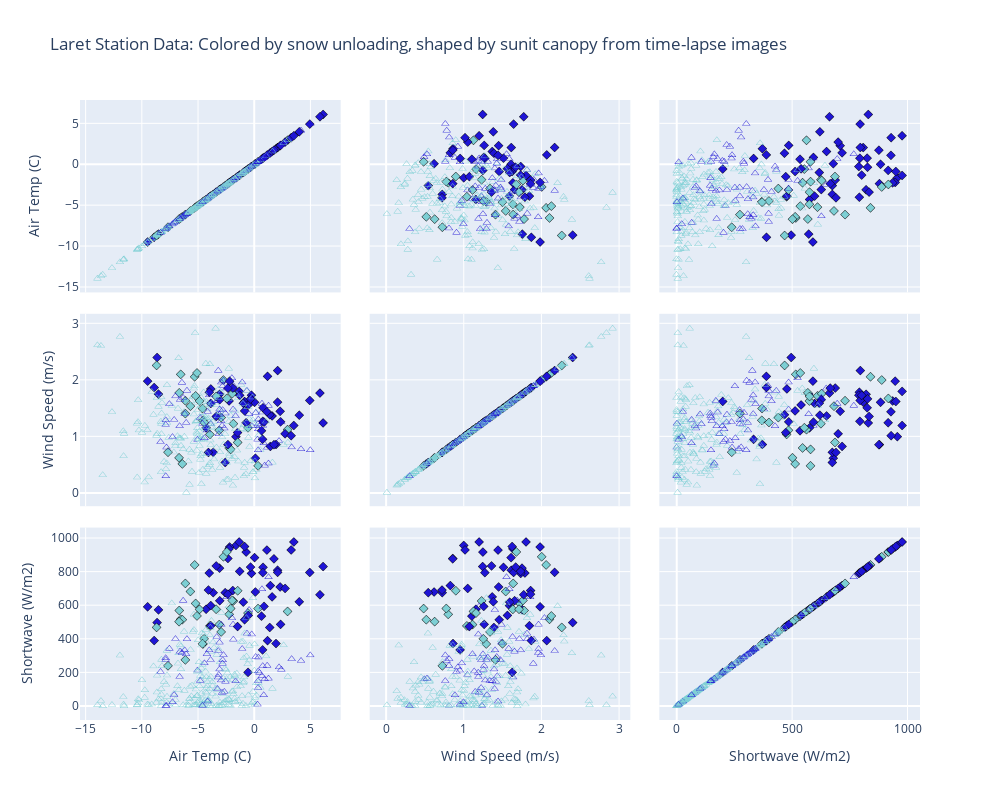

The cell this chart's notebook holds for it:
### Markdown cell above
# Scatter Matrix

### Code cell
# State which site we are working with 
df = sdf_unload.copy(deep=True)

# Some constatns 
colorscaled = [[0., colorsnowunload], [1, colorsnow]]
# index_vals = df['A'].astype('category').cat.codes
index_vals = df['CD']
index_symbols = df['Esymbol']

fig = go.Figure()
fig.add_trace(go.Splom(dimensions=[dict(label='Air Temp (C)',     values=df['AirTC_Avg']),
                                   dict(label='Wind Speed (m/s)', values=df['WS_ms_Avg']),
                                   dict(label='Shortwave (W/m2)', values=df['SWR_Avg'])],
                                   marker=dict(color=index_vals, colorscale=colorscaled, symbol=index_symbols, showscale=False, line_color='black', line_width=0.5, size=7),
                                   showlegend=False,
                      ))

# Other options
#showupperhalf=False, diagonal_visible=False
#marker=dict(show scale=False)

# fig.update_traces(showlegend=True, legendgroup=index_symbols, selector=dict(mode='spolm'))
# fig.update_traces(showlegend=True)

fig.update_layout(title='Laret Station Data: Colored by snow unloading, shaped by sunit canopy from time-lapse images', width=1000, height=800, dragmode='select')

fig.show()

## open square for cloudy, diamond dot for sunny, open circle for no radiation data

### Figure 1 — Plotly figure (JSON) as saved in the notebook; plotly's stock layout.template omitted (floating-point values rounded to 4 significant figures; data arrays with more than 128 entries replaced by an {"elided": "..."} marker saying what was removed)
{"data": [{"dimensions": [{"label": "Air Temp (C)", "values": {"elided": "363 float values"}}, {"label": "Wind Speed (m/s)", "values": {"elided": "363 float values"}}, {"label": "Shortwave (W/m2)", "values": {"elided": "363 float values"}}], "marker": {"color": {"elided": "363 int values"}, "colorscale": [[0, "#1F15D5"], [1, "#7dcfd4"]], "line": {"color": "black", "width": 0.5}, "showscale": false, "size": 7, "symbol": {"elided": "363 int values"}}, "showlegend": false, "type": "splom"}], "layout": {"dragmode": "select", "height": 800, "title": {"text": "Laret Station Data: Colored by snow unloading, shaped by sunit canopy from time-lapse images"}, "width": 1000, "xaxis": {"autorange": true, "range": [-15.5, 7.692], "type": "linear"}, "xaxis2": {"autorange": true, "range": [-0.2119, 3.145], "type": "linear"}, "xaxis3": {"autorange": true, "range": [-75.43, 1054.0], "type": "linear"}, "yaxis": {"autorange": true, "range": [-15.66, 7.854], "type": "linear"}, "yaxis2": {"autorange": true, "range": [-0.2353, 3.169], "type": "linear"}, "yaxis3": {"autorange": true, "range": [-83.3, 1062.0], "type": "linear"}}}
